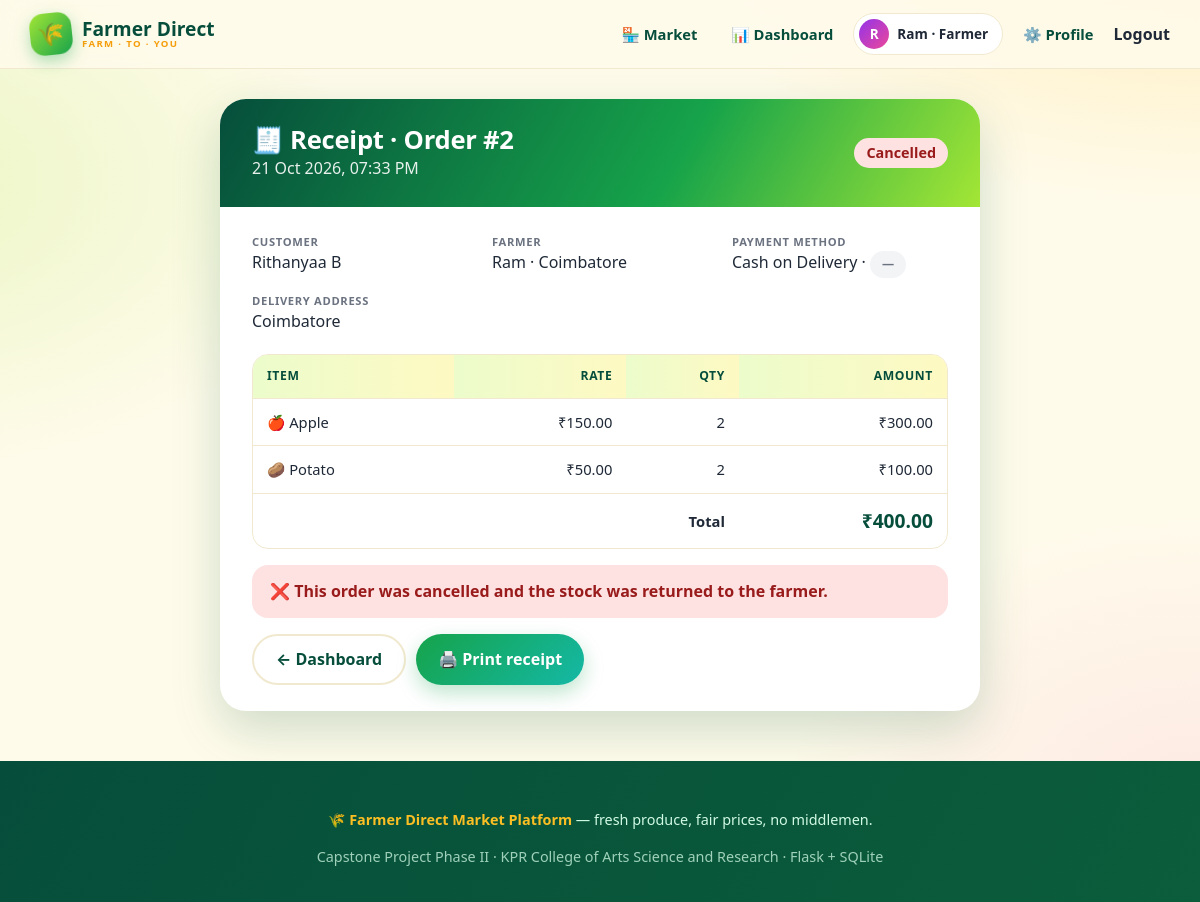
Page /orders/2/receipt (signed in) on the committed database.
### tables this page shows
CREATE TABLE users (
    user_id       INTEGER PRIMARY KEY AUTOINCREMENT,
    name          TEXT NOT NULL,
    email         TEXT NOT NULL UNIQUE,
    phone         TEXT NOT NULL,
    password_hash TEXT NOT NULL,
    role          TEXT NOT NULL CHECK (role IN ('farmer','customer','admin')),
    location      TEXT DEFAULT '',
    address       TEXT DEFAULT '',
    upi_id        TEXT DEFAULT '',            -- farmer's UPI ID (receives UPI payments)
    is_active     INTEGER NOT NULL DEFAULT 1, -- 0 = deactivated by the administrator
    created_at    TEXT NOT NULL
);

CREATE TABLE orders (
    order_id         INTEGER PRIMARY KEY AUTOINCREMENT,
    customer_id      INTEGER NOT NULL REFERENCES users(user_id),
    farmer_id        INTEGER NOT NULL REFERENCES users(user_id),
    order_date       TEXT NOT NULL,
    total_amount     REAL NOT NULL,
    status           TEXT NOT NULL DEFAULT 'Placed'
                     CHECK (status IN ('Placed','Confirmed','Packed','Delivered','Cancelled')),
    payment_method   TEXT NOT NULL CHECK (payment_method IN ('UPI','Card','Cash on Delivery')),
    delivery_address TEXT NOT NULL,
    -- UPI: Pending -> Submitted (customer entered the UTR) -> Paid (farmer verified)
    -- COD: COD -> Paid (when delivered)
    payment_status   TEXT NOT NULL DEFAULT 'Pending',
    payment_ref      TEXT NOT NULL DEFAULT ''  -- 12-digit UPI transaction reference (UTR)
);

CREATE TABLE order_items (
    item_id    INTEGER PRIMARY KEY AUTOINCREMENT,
    order_id   INTEGER NOT NULL REFERENCES orders(order_id),
    product_id INTEGER NOT NULL REFERENCES products(product_id),
    quantity   INTEGER NOT NULL CHECK (quantity >= 1),
    unit_price REAL NOT NULL
);

CREATE TABLE products (
    product_id   INTEGER PRIMARY KEY AUTOINCREMENT,
    farmer_id    INTEGER NOT NULL REFERENCES users(user_id),
    product_name TEXT NOT NULL,
    category     TEXT NOT NULL CHECK (category IN ('Vegetable','Fruit','Grain','Dairy','Other')),
    price        REAL NOT NULL CHECK (price > 0),
    quantity     INTEGER NOT NULL CHECK (quantity >= 0),
    description  TEXT DEFAULT '',
    harvest_date TEXT DEFAULT '',
    created_at   TEXT NOT NULL
);

### app.py (the view)
    @app.route("/orders/<int:order_id>/receipt")
    @login_required("farmer", "customer", "admin")
    def receipt(order_id):
        o = market.get_order_for_user(get_db(), order_id, current_user())
        if not o:
            abort(404)
        return render_template("receipt.html", o=o, items=market.order_items(get_db(), order_id))

### market.py (called while the page is built)
def connect(path=None):
    db = sqlite3.connect(path or DEFAULT_DB, isolation_level=None)
    db.row_factory = sqlite3.Row
    db.execute("PRAGMA foreign_keys = ON")
    return db

def get_user(db, user_id):
    return db.execute("SELECT * FROM users WHERE user_id = ? AND is_active = 1", (user_id,)).fetchone()

def order_items(db, order_id):
    return db.execute(
        "SELECT i.*, p.product_name, p.category, i.quantity * i.unit_price AS line_total "
        "FROM order_items i JOIN products p ON p.product_id = i.product_id WHERE i.order_id = ?",
        (order_id,)).fetchall()

def get_order_for_user(db, order_id, user):
    order = db.execute(_ORDER_SELECT + " WHERE o.order_id = ?", (order_id,)).fetchone()
    if not order:
        return None
    if user["role"] == "admin" or user["user_id"] in (order["customer_id"], order["farmer_id"]):
        return order
    return None

### templates/receipt.html (shortened to what this page needs)
{% extends "base.html" %}
{% from "_macros.html" import tracker, badge, pay_badge with context %}
{% block content %}
<div class="receipt">
  <div class="head"><div><h1>🧾 Receipt · Order #{{ o.order_id }}</h1><span style="opacity:.9">{{ o.order_date|dt }}</span></div>
    <span class="badge b-{{ o.status }}" style="font-size:.9rem">{{ o.status }}</span></div>
  <div class="bodyr">
    <div class="kv">
      <div><small>Customer</small>{{ o.customer_name }}</div><div><small>Farmer</small>{{ o.farmer_name }} · {{ o.farmer_location or '' }}</div>
      <div><small>Payment method</small>{{ o.payment_method }} · {{ pay_badge(o) }}</div><div><small>Delivery address</small>{{ o.delivery_address }}</div>
    </div>
    <div class="table-wrap"><table>
      <tr><th>Item</th><th class="right">Rate</th><th class="right">Qty</th><th class="right">Amount</th></tr>
      {% for i in items %}<tr><td>{{ i.product_name|emoji(i.category) }} {{ i.product_name }}</td><td class="right">{{ i.unit_price|money }}</td><td class="right">{{ i.quantity }}</td><td class="right">{{ i.line_total|money }}</td></tr>{% endfor %}
      <tr><td colspan="3" class="right"><b>Total</b></td><td class="right"><b style="font-size:1.2rem;color:var(--forest)">{{ o.total_amount|money }}</b></td></tr>
    </table></div>
    {{ tracker(o.status) }}
    <div style="display:flex;gap:10px;flex-wrap:wrap">
      <a class="btn ghost" href="{{ url_for('dashboard') }}">← Dashboard</a>
      <button class="btn" onclick="window.print()">🖨️ Print receipt</button>
    </div>
  </div>
</div>
{% endblock %}

### templates/base.html (shortened to what this page needs)
<!DOCTYPE html>
<html lang="en">
<head>
  <link rel="stylesheet" href="{{ url_for('static', filename='style.css') }}">
</head>
<body>
<header class="nav">
  <div class="container">
    <a class="brand" href="{{ url_for('index') }}">
      <span class="logo">🌾</span><span>Farmer Direct<small>Farm · to · You</small></span>
    </a>
    <nav class="links">
      <a href="{{ url_for('index') }}">🏪 Market</a>
      {% if me %}
        <a href="{{ url_for('dashboard') }}">📊 Dashboard</a>
        <span class="pill-user"><span class="avatar">{{ me.name[0]|upper }}</span>{{ me.name.split()[0] }} · {{ me.role|capitalize }}</span>
        <a href="{{ url_for('profile') }}">⚙️ Profile</a>
        <form method="post" action="{{ url_for('logout') }}" class="logout-form"><input type="hidden" name="csrf_token" value="{{ csrf_token }}"><button type="submit" class="linklike">Logout</button></form>
      {% else %}
        <a class="cta" href="{{ url_for('login_farmer') }}">👨‍🌾 Farmer Login</a>
        <a class="cta2" href="{{ url_for('login_customer') }}">🛍️ Customer Login</a>
        <a href="{{ url_for('register') }}">Register</a>
      {% endif %}
    </nav>
  </div>
</header>
<main class="container">{% block content %}{% endblock %}</main>
<footer>
  <div class="container">
    <p>🌾 <b>Farmer Direct Market Platform</b> — fresh produce, fair prices, no middlemen.</p>
    <p style="opacity:.75;margin:0">Capstone Project Phase II · KPR College of Arts Science and Research · Flask + SQLite</p>
  </div>
</footer>
</body>
</html>

### templates/_macros.html (shortened to what this page needs)
{% macro pay_badge(o) %}{% if o.status == 'Cancelled' %}<span class="badge pay-Cancelled">—</span>{% elif o.payment_status == 'Paid' %}<span class="badge pay-Paid">✅ Paid</span>{% elif o.payment_status == 'Submitted' %}<span class="badge pay-Submitted">🔎 Awaiting verification</span>{% elif o.payment_status == 'COD' %}<span class="badge pay-COD">💵 Pay on delivery</span>{% else %}<span class="badge pay-Pending">⏳ Payment pending</span>{% endif %}{% endmacro %}
{% macro tracker(status) %}
  {% if status == 'Cancelled' %}
    <div class="cancelled-banner">❌ This order was cancelled and the stock was returned to the farmer.</div>
  {% endif %}
{% endmacro %}

### static/style.css (style rules this page uses)
:root { --leaf:#16a34a; --deep:#0b5d3b; --forest:#064e3b; --lime:#a3e635; --sun:#fbbf24; --sun2:#f59e0b; --tomato:#ef4444; --orange:#fb923c; --berry:#9333ea; --pink:#ec4899; --sky:#0ea5e9; --teal:#14b8a6; --cream:#fffbeb; --paper:#ffffff; --ink:#1f2937; --muted:#6b7280; --line:#f1e9cf; --r:22px; --shadow:0 10px 30px rgba(11,93,59,.12); --shadow-lg:0 18px 50px rgba(11,93,59,.20); }
* { box-sizing:border-box }
html { scroll-behavior:smooth }
body { margin:0;color:var(--ink);line-height:1.55; font-family:"Poppins","Segoe UI",system-ui,-apple-system,Roboto,"Helvetica Neue",Arial,sans-serif; background: radial-gradient(900px 500px at 100% -10%,rgba(251,191,36,.25),transparent 60%), radial-gradient(800px 500px at -10% 20%,rgba(163,230,53,.22),transparent 60%), radial-gradient(700px 500px at 100% 90%,rgba(236,72,153,.10),transparent 60%),var(--cream); background-attachment:fixed }
a { color:var(--deep);text-decoration:none }
h1,h2,h3,h4 { line-height:1.2;margin:0 0 .5rem;font-weight:800;letter-spacing:-.01em }
.container { max-width:1180px;margin:0 auto;padding:0 20px }
.right { text-align:right }
.nav { position:sticky;top:0;z-index:50;backdrop-filter:blur(14px);background:rgba(255,251,235,.85);border-bottom:1px solid var(--line) }
.nav .container { display:flex;align-items:center;gap:18px;height:68px }
.brand { display:flex;align-items:center;gap:10px;font-weight:900;font-size:1.2rem;color:var(--forest);line-height:1.1 }
.brand .logo { width:42px;height:42px;border-radius:14px;display:grid;place-items:center;font-size:1.4rem; background:linear-gradient(135deg,var(--lime),var(--leaf));box-shadow:0 6px 16px rgba(22,163,74,.35);transform:rotate(-6deg) }
.brand small { display:block;font-size:.6rem;font-weight:700;letter-spacing:.14em;color:var(--sun2);text-transform:uppercase }
.nav .links { margin-left:auto;display:flex;align-items:center;gap:6px;flex-wrap:wrap }
.nav .links a { padding:8px 14px;border-radius:999px;font-weight:600;color:var(--forest);font-size:.92rem }
.pill-user { display:flex;align-items:center;gap:8px;padding:5px 14px 5px 5px;border-radius:999px;background:#fff;border:1px solid var(--line);font-size:.85rem;font-weight:700 }
.avatar { width:30px;height:30px;border-radius:50%;display:grid;place-items:center;color:#fff;font-weight:800;background:linear-gradient(135deg,var(--berry),var(--pink)) }
.btn { display:inline-flex;align-items:center;justify-content:center;gap:8px;border:0;cursor:pointer;font:inherit;font-weight:700; padding:11px 22px;border-radius:999px;color:#fff;background:linear-gradient(135deg,var(--leaf),var(--teal)); box-shadow:0 8px 20px rgba(22,163,74,.28);transition:.18s }
.btn.ghost { background:#fff;color:var(--forest);border:2px solid var(--line);box-shadow:none }
.table-wrap { overflow-x:auto;border-radius:16px;border:1px solid var(--line) }
table { width:100%;border-collapse:collapse;font-size:.92rem }
th { background:linear-gradient(90deg,#ecfccb,#fef9c3);text-align:left;padding:12px 14px;font-size:.76rem;text-transform:uppercase;letter-spacing:.05em;color:var(--forest) }
td { padding:12px 14px;border-top:1px solid var(--line);vertical-align:middle }
.badge { display:inline-block;padding:4px 12px;border-radius:999px;font-size:.76rem;font-weight:800 }
.b-Cancelled { background:#fee2e2;color:#991b1b }
.cancelled-banner { background:#fee2e2;color:#991b1b;padding:14px 18px;border-radius:16px;font-weight:700;margin:16px 0 }
.receipt { max-width:760px;margin:30px auto;background:#fff;border-radius:26px;box-shadow:var(--shadow-lg);overflow:hidden }
.receipt .head { padding:26px 32px;color:#fff;background:linear-gradient(120deg,#064e3b,#16a34a 60%,#a3e635);display:flex;justify-content:space-between;align-items:center;gap:14px;flex-wrap:wrap }
.receipt .head h1 { margin:0;font-size:1.6rem }
.receipt .bodyr { padding:26px 32px }
.kv { display:grid;grid-template-columns:repeat(auto-fit,minmax(200px,1fr));gap:14px 24px;margin-bottom:20px }
.kv small { display:block;color:var(--muted);font-weight:700;text-transform:uppercase;font-size:.7rem;letter-spacing:.06em }
footer { margin-top:50px;padding:34px 0;background:linear-gradient(120deg,#064e3b,#0b5d3b);color:#d1fae5;text-align:center;font-size:.9rem }
footer b { color:var(--sun) }
.pay-Cancelled { background:#f3f4f6;color:#6b7280 }
.logout-form { display:inline;margin:0 }
.linklike { background:none;border:0;padding:0;font:inherit;color:inherit;cursor:pointer;font-weight:700 }

### rows in the picture
users: name "R", name "Ram", role "Farmer", farmer_name "Ram", location "Coimbatore"
orders: order_id "2", order_date|dt "21 Oct 2026, 07:33 PM", status "Cancelled", payment_method "Cash on Delivery", delivery_address "Coimbatore", total_amount "₹400.00"
users: customer_name "Rithanyaa B"
order_items: product_name|emoji "🍎", product_name "Apple", unit_price "₹150.00", quantity "2", line_total "₹300.00"
order_items: product_name|emoji "🥔", product_name "Potato", unit_price "₹50.00", quantity "2", line_total "₹100.00"
